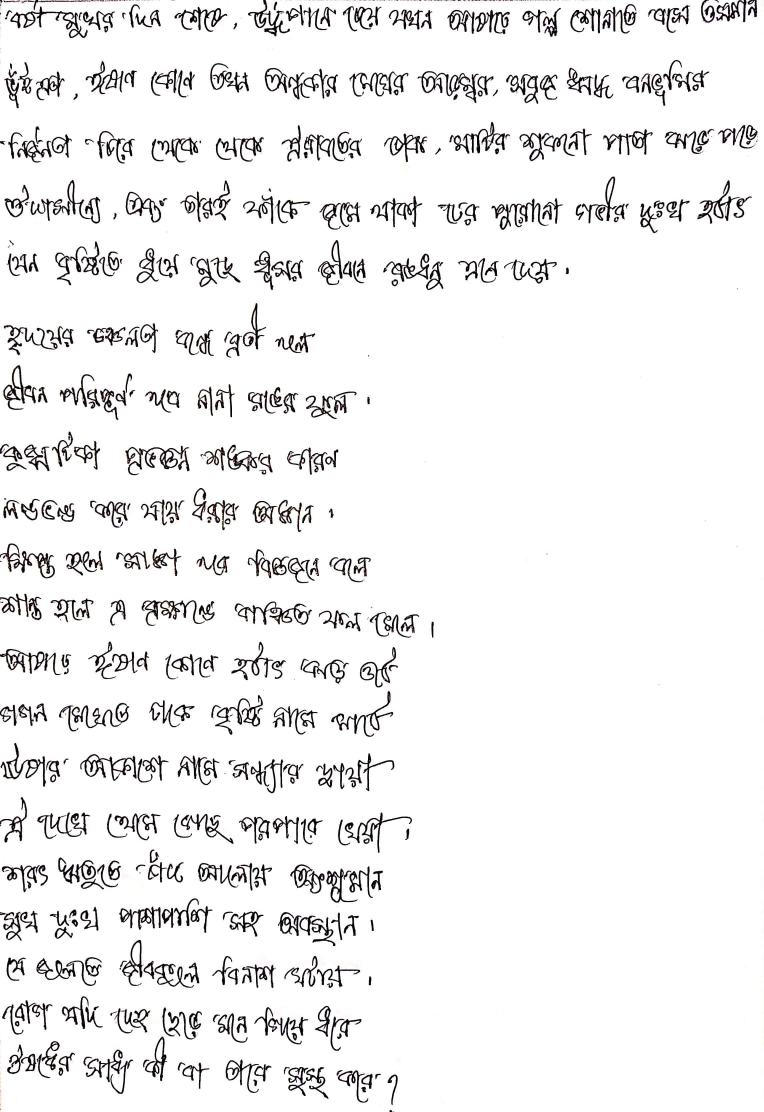
#> input picture backend/images/arif.jpg, 2292 x 3336 px (shown at 1/3 size)
$ jupyter execute --allow-errors segmentation.ipynb
#> lines starting #> are read from the running program, lines starting #| are printed output that depends on the picture; after the words box and inside, x2 and y2 are one past the last pixel; in counts of white or black regions, pixels touching at a corner belong together
[cell 1]
import cv2 as cv2
# import tensorflow as tf
import matplotlib.pyplot as plt
import numpy as np
import matplotlib as mpl
from jupyter_bbox_widget import BBoxWidget
mpl.rc("figure", dpi=300)

[cell 2]
image = cv2.imread('./images/arif.jpg')
#> image is the input picture: shape (3336, 2292, 3); mean B, G, R 239.6, 239.5, 239.8
original = image.copy()

[cell 3]
re_sized_img = cv2.resize(image, (800, 800), interpolation = cv2.INTER_AREA)
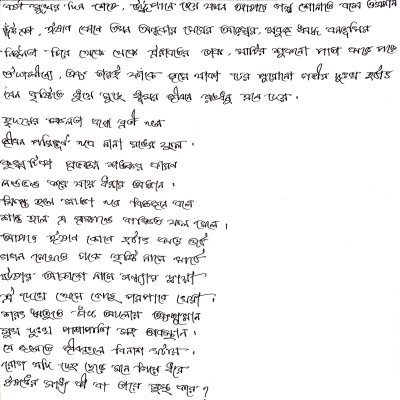
#> re_sized_img: shape (800, 800, 3) (shown at 1/2 size); mean B, G, R 239.6, 239.5, 239.8
# re_sized_img=image
plt.imshow(re_sized_img)

[cell 4]
gray = cv2.cvtColor(re_sized_img, cv2.COLOR_BGR2GRAY)
# blur = cv2.GaussianBlur(gray,(5,15),0)
# print(sizeof(thresh))
# edges = cv2.Canny(gray,100,200)
plt.imshow(gray)

[cell 5]
ret,thresh_img = cv2.threshold(gray, 0, 255, cv2.THRESH_BINARY_INV + cv2.THRESH_OTSU)
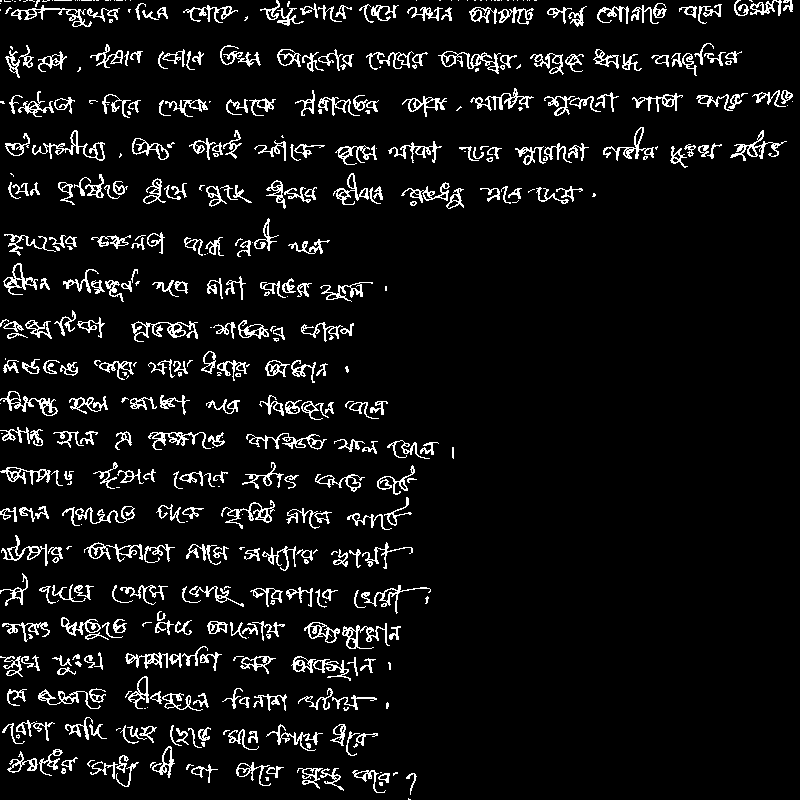
#> thresh_img: shape (800, 800); 7.1% white in thin lines or dots
#> ret = 160
# print(sizeof(thresh))
plt.imshow(thresh_img)

[cell 6]
kernel = np.ones((5,10), np.uint8)
dilated = cv2.dilate(thresh_img, kernel, iterations = 1)
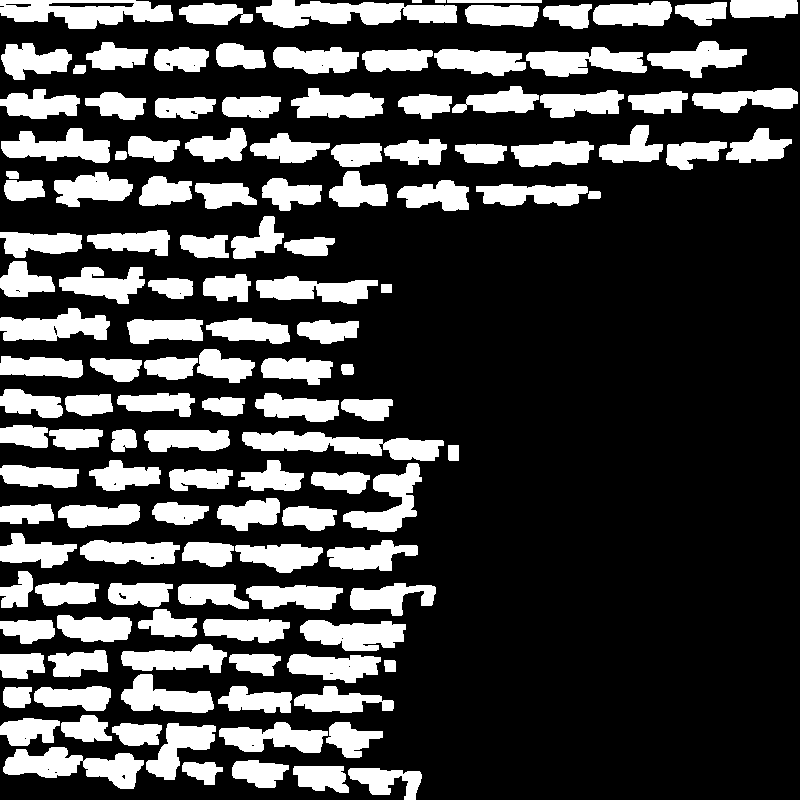
#> dilated: shape (800, 800); 27% white; 135 white regions
plt.imshow(dilated)

[cell 7]
local_img=re_sized_img.copy()
cnts = cv2.findContours(dilated, cv2.RETR_EXTERNAL, cv2.CHAIN_APPROX_SIMPLE)
#> cnts = 135 contours, 1 with area under 20; largest, box (x1, y1, x2, y2) and area: (256, 0, 457, 28) 3429, (0, 0, 173, 29) 3385, (242, 431, 444, 461) 3102, (3, 747, 144, 789) 2866, (300, 620, 406, 651) 2220
cnts = cnts[0] if len(cnts) == 2 else cnts[1]
for c in cnts:
    x,y,w,h = cv2.boundingRect(c)
    cv2.rectangle(local_img, (x, y), (x + w, y + h), (0,0,255), 1)
#> this loop made 135 passes
#> (x, y, w, h) on passes 1 to 8: (348, 768, 74, 32), (293, 766, 56, 27), (182, 762, 41, 23), (232, 760, 57, 28), (3, 747, 141, 42), (146, 723, 70, 57), (112, 723, 50, 23), (326, 722, 57, 36)
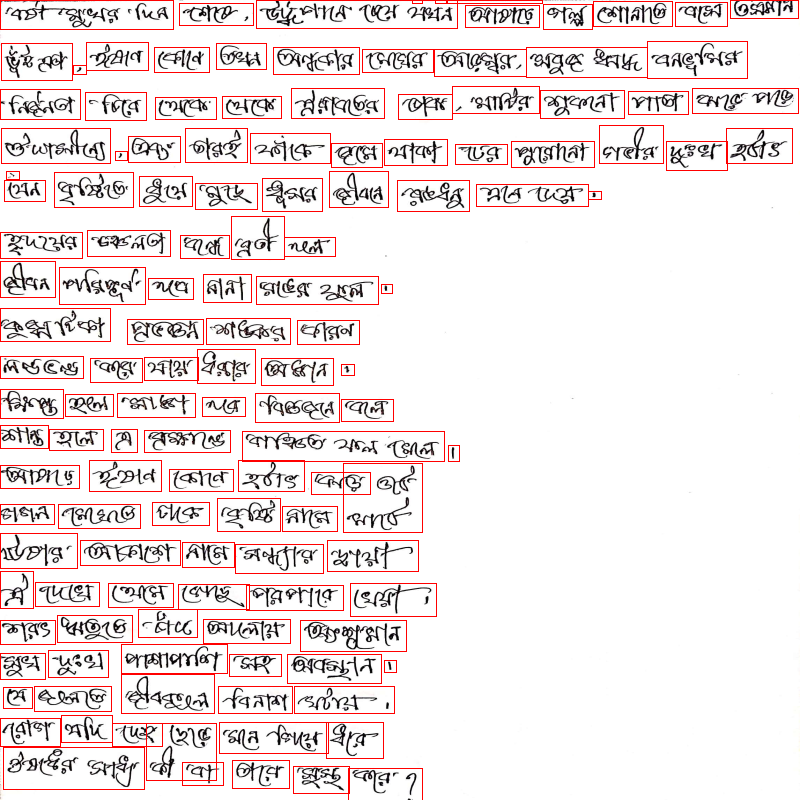
#> local_img: shape (800, 800, 3); 3.95% of pixels changed, all inside (x1, y1, x2, y2) = (0, 0, 799, 800)

plt.imshow(local_img)

[cell 8]
labels=['বর্ষামুখর', 'দিন', 'শেষে', ',', 'ঊর্দ্ধপানে', 'চেয়ে', 'যখন', 'আষাঢ়ে', 'গল্প', 'শোনাতে', 'বসে', 'ওসমান', 'ভুঁইঞা', ',', 'ঈষান', 'কোণে', 'তখন', 'অন্ধকার', 'মেঘের', 'আড়ম্বর', ',', 'সবুজে', 'ঋদ্ধ', 'বনভূমির', 'নির্জনতা', 'চিরে', 'থেকে', 'হতে', 'ঐরাবতের', 'ডাক', ',', 'মাটির', 'উপর', 'শুকনো', 'পাতা', 'ঝরে', 'পড়ে', 'ঔদাসীন্যে', ',', 'এবং', 'তারই', 'ফাঁকে', 'জমে', 'থাকা', 'ঢের', 'পুরোনো', 'গভীর', 'দুঃখ', 'হঠাৎ', 'যেন', 'বৃষ্টিতে', 'ধুয়ে', 'মুছে', 'ধূসর', 'জীবনে', 'রঙধনু', 'এনে', 'দেয়', '।', 'হৃদয়ের', 'চঞ্চলতা', 'বন্ধে', 'ব্রতী', 'হলে', 'জীবন', 'পরিপূর্ণ', 'হবে', 'নানা', 'রঙের', 'ফুলে', '।', 'কুজ্ঝটিকা', 'প্রভঞ্জন', 'শঙ্কার', 'কারণ', 'লণ্ডভণ্ড', 'হয়ে', 'যায়', 'ধরার', 'অঙ্গন', '।', 'ক্ষিপ্ত', 'হলে', 'সাঙ্গ', 'হবে', 'বিজ্ঞজনে', 'বলে', 'শান্ত', 'ভাবে', 'এ', 'ব্রহ্মাণ্ডে', 'বাঞ্ছিতফল', 'মেলে', '।', 'শ্রাবনে', 'উত্তর', 'পূর্ব', 'দিকে', '', 'হঠাৎ', 'ঝড়', 'উঠে', 'গগন', 'মেঘেতে', 'ঢাকে', 'বৃষ্টি', 'নামে', 'মাঠে', 'ঊষার', 'আকাশে', 'সন্ধ্যার', 'ছায়া', 'ঐ', 'দেখো', 'থেমে', 'গেছে', 'পারাপারে', 'খেয়া', '।', 'শরৎ', 'ঋতুতে', 'চাঁদ', 'আলোয়', 'অংশুমান', 'সুখ', 'দুঃখ', 'পাশাপাশি', 'সহ', 'অবস্থান', '।', 'যে', 'জলেতে', 'ঈশ্বর', 'তৃষ্ণা', 'মেটায়', 'সেই', 'জলেতে', 'জীবকুলে', 'বিনাশ', 'ঘটায়', '।', 'রোগ', 'যদি', 'দেহ', 'ছেড়ে', 'মনে', 'গিয়ে', 'ধরে', 'ঔষধের', 'সাধ্য', 'কী', 'বা', 'তারে', 'সুস্থ', 'করে', '?']

[cell 9]
from jupyter_bbox_widget import bbox


box_list=[]
for idx,c in enumerate(cnts):
    x,y,w,h = cv2.boundingRect(c)
    # print({'x':x,'y':y,'width':w,'height':h,'label':labels[idx] if idx<len(labels) else " "})
    box_list.append({'x':x,'y':y,'width':w,'height':h})
#> after the loop, box_list = 135 items
    # box_list.append({
    #   'label':None,
    #   'points': [
    #     [x,y],
    #     [x+w,y+h]],
    #   "group_id": None,
    #   "shape_type": "rectangle",
    #   "flags": {}})

# box_list=[x for x in box_list if int(x['points'][1][0])>50]
# box_list=sorted(box_list,key=lambda a: (a['points'][0][0],a['points'][0][1]))

box_list=[x for x in box_list if (int(x['width']) *int(x['height']))>100]
#> box_list = 132 items
# box_list=[x for x in box_list if int(x['height'])>100]
box_list=sorted(box_list,key=lambda a: (a['x'],a['y']))

for idx,val in enumerate(box_list):
    val['label']=idx
#> this loop made 132 passes

#> (the rest of this cell did not finish here and is left out)

[cell 10]
box_list

[cell 11]
# for val in widget.bboxes:
#     plt.imshow()
local_img=re_sized_img.copy()
x,y,w,h,label=box_list[5].values()
#> x = 0; y = 356; w = 83; h = 22; label = 5
print(x,y,w,h)
#| 0 356 83 22
cv2.rectangle(local_img, (x, y), (x + w, y + h), (0,0,255), 1)
#> local_img: shape (800, 800, 3); 0.03% of pixels changed, all inside (x1, y1, x2, y2) = (0, 356, 84, 379)

plt.imshow(local_img)

$ run again, with backend/images/AbdullahAlMuid170617_1.jpg copied over backend/images/arif.jpg
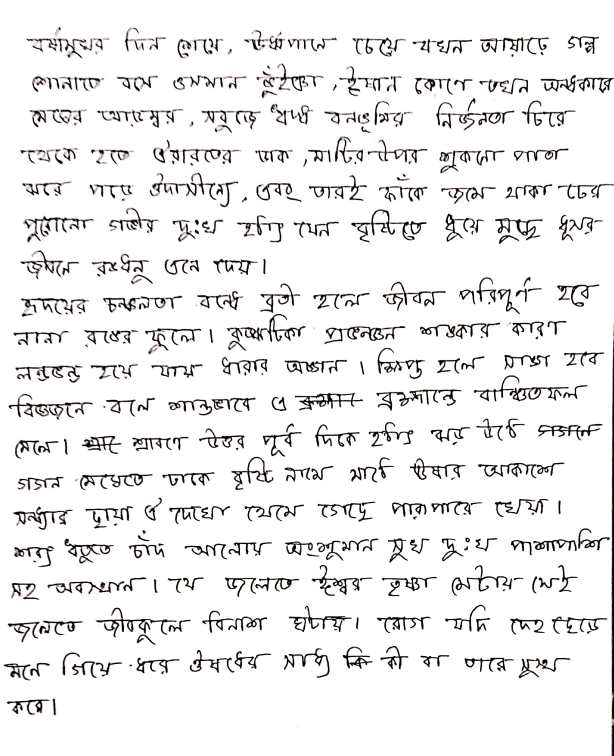
#> input picture backend/images/AbdullahAlMuid170617_1.jpg, 1840 x 2268 px (shown at 1/3 size)
#> image is the input picture: shape (2268, 1840, 3); mean B, G, R 236.8, 236.6, 237.3
#> `ret,thresh_img = cv2.threshold(gray, 0, 255, cv2.THRESH_BINARY_INV + c..`:
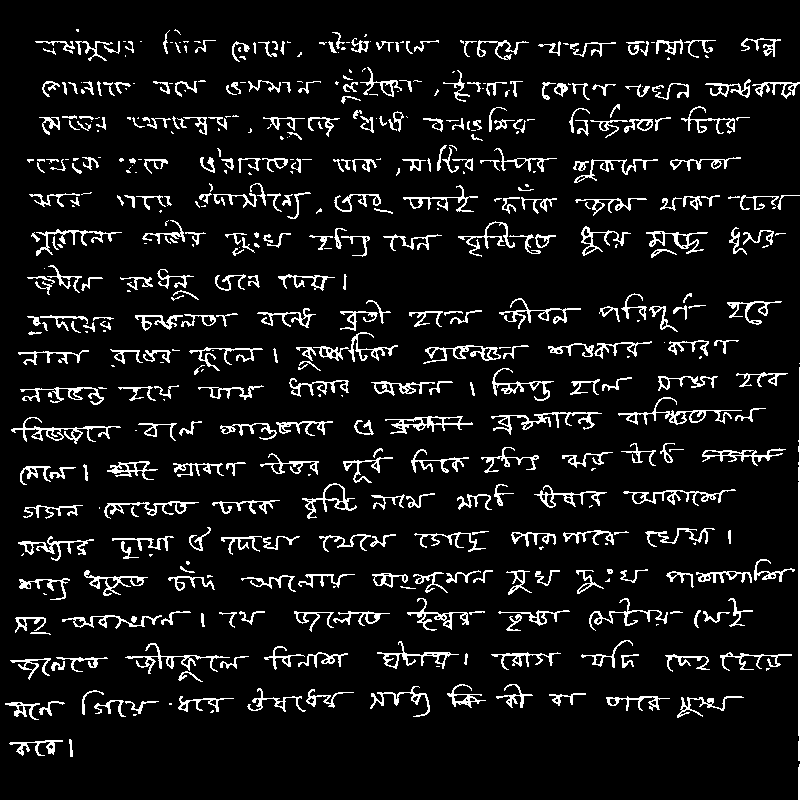
#> thresh_img: shape (800, 800); 8.2% white in thin lines or dots
#> ret = 158
#> dilated: shape (800, 800); 32.7% white; 148 white regions
#> cnts = 148 contours; largest, box (x1, y1, x2, y2) and area: (662, 361, 800, 800) 5370, (292, 298, 403, 373) 3286, (398, 143, 562, 176) 2672, (106, 345, 268, 377) 2646, (121, 641, 254, 684) 2460
#> the loop `for c in cnts:` made 148 passes
#> (x, y, w, h) on passes 1 to 8: (5, 737, 73, 22), (1, 699, 69, 23), (673, 694, 76, 26), (602, 694, 73, 19), (165, 694, 74, 21), (545, 691, 46, 17), (78, 688, 86, 31), (243, 686, 116, 28)
#> after the loop `for c in cnts:`:
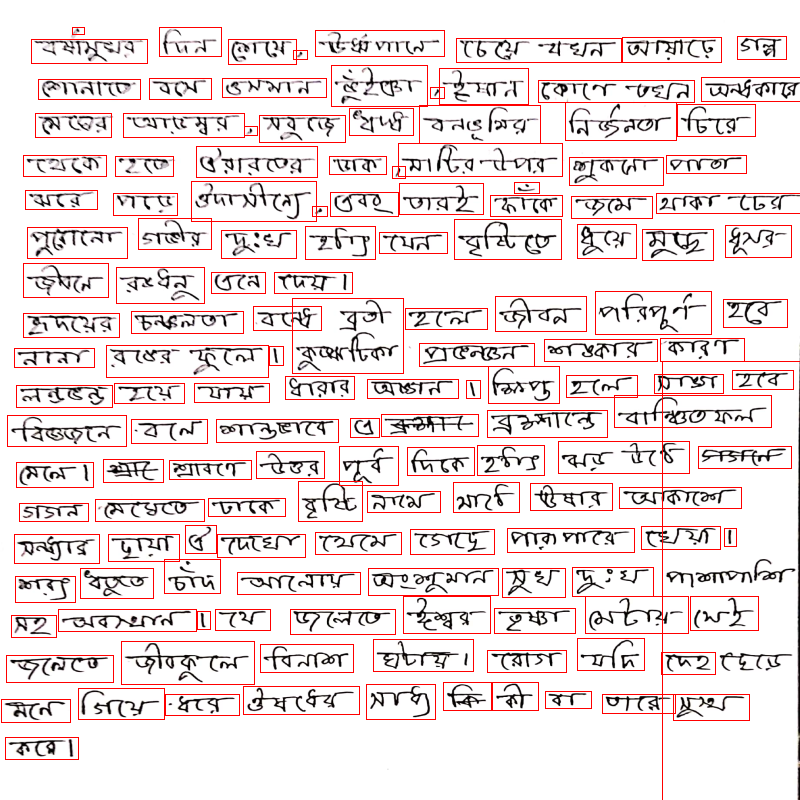
#> local_img: shape (800, 800, 3); mean B, G, R 224.2, 224, 237.4
#> the loop `for idx,c in enumerate(cnts):` made 148 passes
#> after the loop `for idx,c in enumerate(cnts):`: box_list = 148 items
#> `box_list=[x for x in box_list if (int(x['width']) *int(x['height']))>1..`: box_list = 147 items
#> the loop `for idx,val in enumerate(box_list):` made 147 passes
#> `x,y,w,h,label=box_list[5].values()`: x = 14; y = 348; w = 80; h = 19; label = 5
#| 14 348 80 19

$ run again, with backend/images/AnwarHossain170620_1.jpg copied over backend/images/arif.jpg
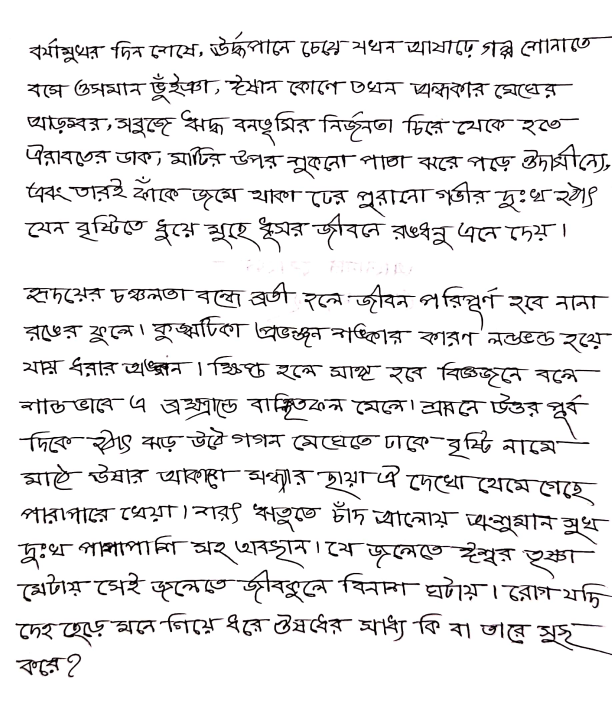
#> input picture backend/images/AnwarHossain170620_1.jpg, 1836 x 2112 px (shown at 1/3 size)
#> image is the input picture: shape (2112, 1836, 3); mean B, G, R 232.4, 232.1, 232.9
#> `ret,thresh_img = cv2.threshold(gray, 0, 255, cv2.THRESH_BINARY_INV + c..`:
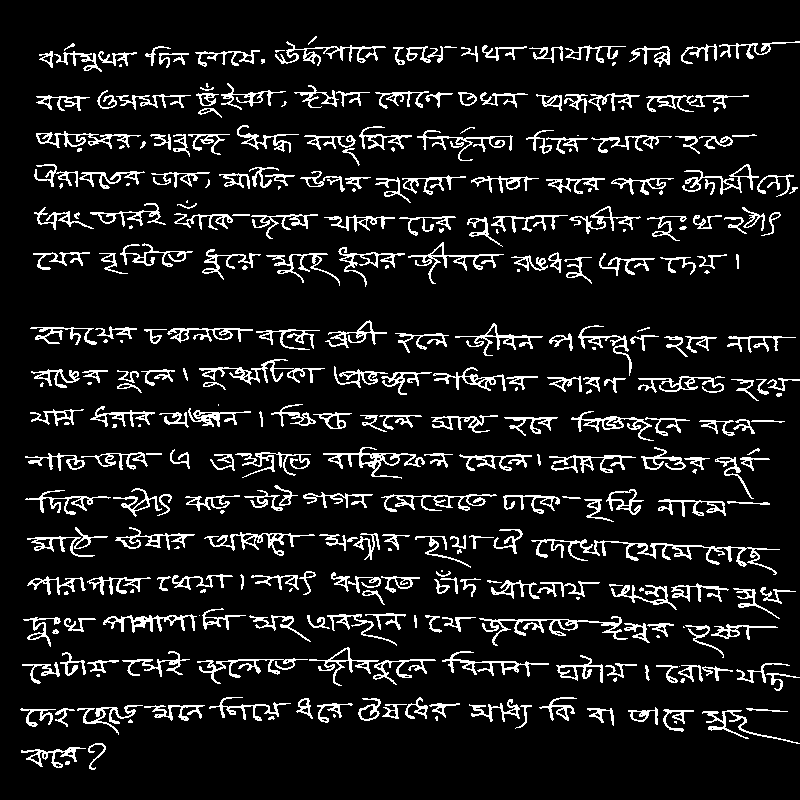
#> thresh_img: shape (800, 800); 10% white in thin lines or dots, all inside (x1, y1, x2, y2) = (20, 36, 800, 770)
#> ret = 153
#> dilated: shape (800, 800); 35.6% white; 37 white regions
#> cnts = 37 contours; largest, box (x1, y1, x2, y2) and area: (26, 318, 800, 403) 22536, (18, 645, 800, 693) 13791, (23, 525, 785, 577) 13500, (32, 81, 754, 120) 11808, (30, 162, 679, 205) 10796
#> the loop `for c in cnts:` made 37 passes
#> (x, y, w, h) on passes 1 to 8: (17, 741, 94, 31), (583, 706, 36, 22), (624, 705, 176, 41), (16, 695, 566, 42), (18, 645, 782, 48), (303, 611, 480, 49), (19, 606, 297, 43), (327, 570, 98, 37)
#> the loop `for idx,c in enumerate(cnts):` made 37 passes
#> after the loop `for idx,c in enumerate(cnts):`: box_list = 37 items
#> `box_list=[x for x in box_list if (int(x['width']) *int(x['height']))>1..`: box_list = 36 items
#> the loop `for idx,val in enumerate(box_list):` made 36 passes
#> `x,y,w,h,label=box_list[5].values()`: x = 21; y = 486; w = 156; h = 33; label = 5
#| 21 486 156 33
#> `cv2.rectangle(local_img, (x, y), (x + w, y + h), (0,0,255), 1)`:
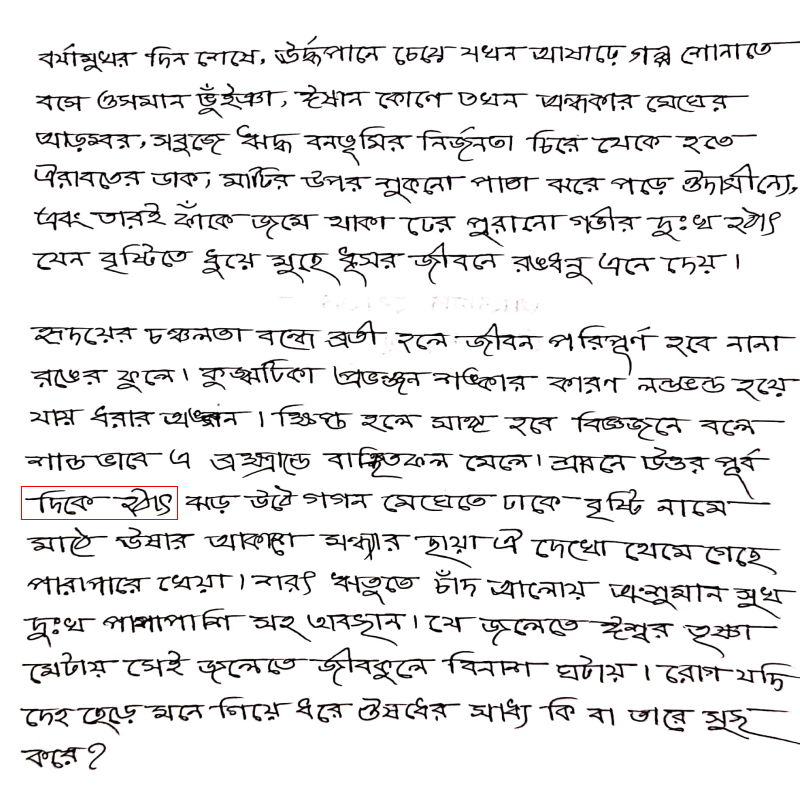
#> local_img: shape (800, 800, 3); mean B, G, R 232.2, 231.9, 232.9
